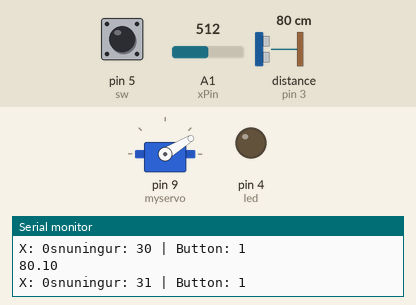
A sketch run on a simulated Arduino Uno, built with avr-gcc and run on an emulated ATmega328P. Parts: servo, output pins drawn as LEDs (lit = HIGH), the last lines printed to the serial monitor. Wiring (inferred from the names in the program): ultrasonic range finder: trigger pin 2; echo pin 3. The test bench sets the inputs (shaded band); at power-on: distance to the obstacle (sensor on pin 3) 80 cm, pin 5 (sw) HIGH, A1 (xPin) = 512. The echo pulse lasts 58.3 µs per cm; pins used as bus, display or sensor lines are not drawn.

Above: at 1.2 s.
1.3 s: distance to the obstacle (sensor on pin 3) set to 23 cm
4.3 s: distance to the obstacle (sensor on pin 3) set to 19 cm
At 4.47 s:
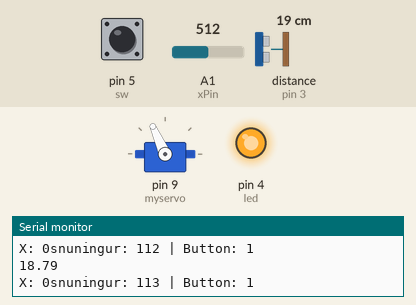
At 4.96 s:
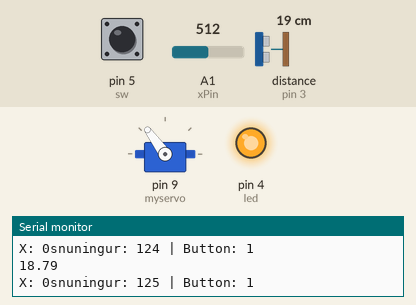
7.3 s: pin 5 (sw) pulled LOW for 0.15 s
At 7.47 s:
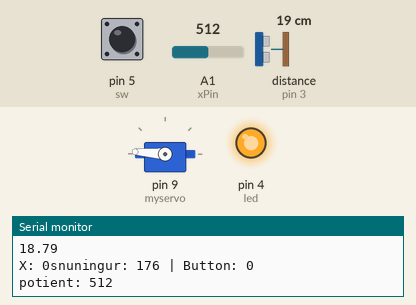
10.4 s: pin 5 (sw) pulled LOW for 3.2 s
15.1 s: pin 5 (sw) pulled LOW for 1 s
At 15.2 s:
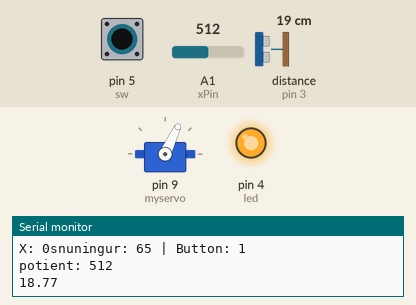
18.1 s: pin 5 (sw) pulled LOW for 0.15 s
Timing chart, 0 to 22.2 s (numbered marks = the images above; inputs shaded):
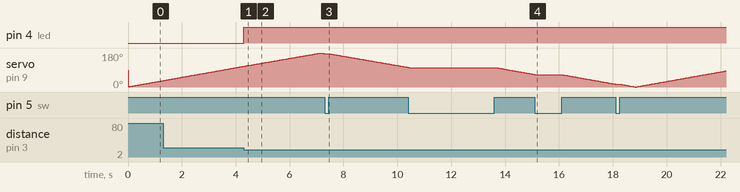

The sketch:

lokaverk-t_k.ino
```cpp
#include <Servo.h> //using the servo library

Servo myservo; // create an servo object
int xPin = A1;
int potient = A0;
int potientValue = 0;
int gradur =  0;  // hvaða gráður á ég að skrifa
int att = 0; // í hvaða átt er ég að fara 0=hækka, 1=lækka
int teljari = 0;
const int TrigPin = 2;//Trig attach to pin2
const int EchoPin = 3;//Echo attach to pin3
float cm; // fjöldi cm sem mældir eru
int led = 4;
int snua = 0;
int snuningur = 0;
int sw = 5;
int xPosition = 0;
int takki = 0;
int buttonState = 0;

void setup() {
  Serial.begin(9600);
  myservo.attach(9);
  pinMode(TrigPin,OUTPUT);
  pinMode(EchoPin,INPUT);
  pinMode(led,OUTPUT);
  pinMode(sw, INPUT_PULLUP);

}


void loop() {
  buttonState = digitalRead(sw);
  //xPosition = analogRead(xPin);
  if(buttonState == 1) {
    if(snuningur >= 180){
      snua = 1;
    }else if(snuningur <= 0){
      snua = 0;
    }
    if(snua == 0 && buttonState == 1){
      snuningur++;
    } else if (snua == 1 && buttonState == 1) {
      snuningur--;
    }
  }

  /*if(buttonState == 0 && xPosition >= 1000){
     snua = 0;
  } else if(xPosition == 0){
     snua = 1;
  } */

  if(buttonState == 0) {
    potientValue = analogRead(xPin);
    //snuningur = map(potientValue, 0, 1023, 0, 180);// scale it to use it with the servo (value between 0 and 180)
    Serial.print("potient: ");
    Serial.println(potientValue);
    if(potientValue < 400 && snuningur >= 0) {
      snuningur--;
    } else if (potientValue > 600 && snuningur <= 180) {
      snuningur++;
    }
  }

  digitalWrite(TrigPin,LOW);
  delayMicroseconds(2);
  digitalWrite(TrigPin,HIGH);
  delayMicroseconds(10);
  digitalWrite(TrigPin,LOW);
  digitalWrite(led,LOW);

  cm = pulseIn(EchoPin,HIGH)/58.0;
  cm = (int(cm * 100.0))/100.0;
  if(cm < 0)
  {
    cm = 0;
  }
  Serial.println(cm);

  if(cm <= 20) {
    digitalWrite(led,HIGH);
  } else {
    digitalWrite(led,LOW);
  }

  Serial.print("X: ");
  Serial.print(xPosition);
  Serial.print("snuningur: ");
  Serial.print(snuningur);
  Serial.print(" | Button: ");
  Serial.println(buttonState);
  myservo.write(snuningur);
  delay(15);//give the servomotor time to go to position
}
```

Measured:
- the behaviour switches between 21 and 20 cm on distance to the obstacle (sensor on pin 3) (found by bisection; images 0 and 1)
- after the input at 4.3 s, pin 4 (led): LOW → HIGH at once
